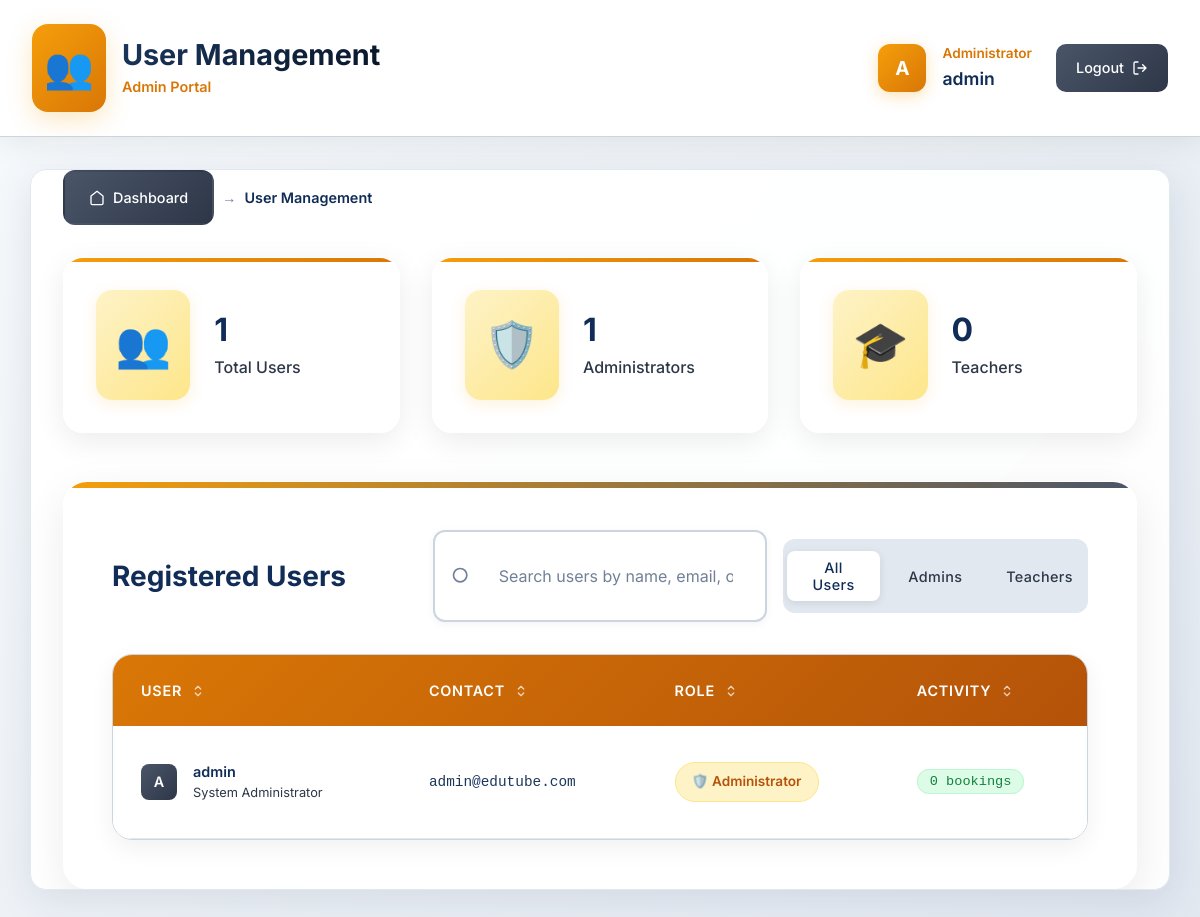
The app's page /admin/users (signed in) with its own data.
### application/models.py (models this page shows)
class User(UserMixin, db.Model):
    __tablename__ = 'user'
    id = db.Column(db.Integer, primary_key=True)
    first_name = db.Column(db.String(80), nullable=False)
    last_name = db.Column(db.String(80), nullable=False)
    email = db.Column(db.String(120), unique=True, nullable=False)
    username = db.Column(db.String(80), unique=True, nullable=False)
    password = db.Column(db.String(200), nullable=False)
    role = db.Column(db.String(10), nullable=False)

### app.py (the view)
@app.route('/admin/users')
@login_required
def admin_users():
    if current_user.role != 'admin':
        flash('Permission denied!')
        return redirect(url_for('teacher_dashboard'))
    users = User.query.all()
    return render_template('admin_users.html', users=users, current_user=current_user, current_date=date.today())

### app.py (called while the page is built)
@app.after_request
def after_request(response):
    response.headers['X-Content-Type-Options'] = 'nosniff'
    response.headers['X-Frame-Options'] = 'DENY'
    response.headers['X-XSS-Protection'] = '1; mode=block'
    if app.config.get('FORCE_HTTPS'):
        response.headers['Strict-Transport-Security'] = 'max-age=31536000; includeSubDomains'
    return response

@login_manager.user_loader
def load_user(user_id):
    with db.session() as session:
        return session.get(User, int(user_id))

### templates/admin_users.html (shortened to what this page needs)
<!DOCTYPE html>
<html lang="en">
<head>
    <link rel="stylesheet" type="text/css" href="{{ url_for('static', filename='styles.css') }}">
    <link rel="stylesheet" href="{{ url_for('static', filename='admin_dashboard.css') }}">
</head>
<body>
    <div class="dashboard-wrapper">
        <header class="dashboard-header">
            <div class="header-content">
                <div class="brand-section">
                    <div class="logo">👥</div>
                    <div class="brand-text">
                        <h1>User Management</h1>
                        <span class="brand-subtitle">Admin Portal</span>
                    </div>
                </div>
                <div class="user-section">
                    <div class="user-info">
                        <div class="user-avatar admin">{{ current_user.username[0].upper() }}</div>
                        <div class="user-details">
                            <span class="welcome-text">Administrator</span>
                            <span class="username">{{ current_user.username }}</span>
                        </div>
                    </div>
                    <a href="{{ url_for('logout') }}" class="logout-btn">
                        <span>Logout</span>
                        <svg width="16" height="16" viewBox="0 0 24 24" fill="none">
                            <path d="M9 21H5a2 2 0 01-2-2V5a2 2 0 012-2h4M16 17l5-5-5-5M21 12H9" stroke="currentColor" stroke-width="2" stroke-linecap="round" stroke-linejoin="round"/>
                        </svg>
                    </a>
                </div>
            </div>
        </header>
        <main class="dashboard-main">
            <div class="container">
                <div class="breadcrumb">
                    <a href="{{ url_for('admin_dashboard') }}" class="breadcrumb-link">
                        <svg width="16" height="16" viewBox="0 0 24 24" fill="none">
                            <path d="M3 9l9-7 9 7v11a2 2 0 01-2 2H5a2 2 0 01-2-2z" stroke="currentColor" stroke-width="2" stroke-linecap="round" stroke-linejoin="round"/>
                        </svg>
                        Dashboard
                    </a>
                    <span class="breadcrumb-separator">→</span>
                    <span class="breadcrumb-current">User Management</span>
                </div>
                <div class="stats-section">
                    <div class="stat-card">
                        <div class="stat-icon">👥</div>
                        <div class="stat-content">
                            <h3>{{ users|length }}</h3>
                            <p>Total Users</p>
                        </div>
                    </div>
                    <div class="stat-card">
                        <div class="stat-icon">🛡️</div>
                        <div class="stat-content">
                            <h3>{{ users|selectattr('role', 'equalto', 'admin')|list|length }}</h3>
                            <p>Administrators</p>
                        </div>
                    </div>
                    <div class="stat-card">
                        <div class="stat-icon">🎓</div>
                        <div class="stat-content">
                            <h3>{{ users|selectattr('role', 'equalto', 'teacher')|list|length }}</h3>
                            <p>Teachers</p>
                        </div>
                    </div>
                </div>
                <div class="bookings-section">
                    <div class="section-header">
                        <h2>Registered Users</h2>
                        <div class="header-controls">
                            <div class="search-container">
                                <div class="search-box">
                                    <svg class="search-icon" width="20" height="20" viewBox="0 0 24 24" fill="none">
                                        <circle cx="11" cy="11" r="8" stroke="currentColor" stroke-width="2"/>
                                        <path d="21 21l-4.35-4.35" stroke="currentColor" stroke-width="2"/>
                                    </svg>
                                    <input type="text" id="userSearch" placeholder="Search users by name, email, or username..." class="search-input">
                                </div>
                            </div>
                            <div class="section-actions">
                                <button class="filter-btn active" data-filter="all">All Users</button>
                                <button class="filter-btn" data-filter="admin">Admins</button>
                                <button class="filter-btn" data-filter="teacher">Teachers</button>
                            </div>
                        </div>
                    </div>
                    {% if users %}
                    <div class="table-container">
                        <div class="table-responsive">
                            <table class="booking-table sortable">
                                <thead>
                                    <tr>
                                        <th>
                                            <div class="th-content">
                                                <span>User</span>
                                                <svg class="sort-icon" width="16" height="16" viewBox="0 0 24 24" fill="none">
                                                    <path d="M8 9l4-4 4 4M16 15l-4 4-4-4" stroke="currentColor" stroke-width="2" stroke-linecap="round" stroke-linejoin="round"/>
                                                </svg>
                                            </div>
                                        </th>
                                        <th>
                                            <div class="th-content">
                                                <span>Contact</span>
                                                <svg class="sort-icon" width="16" height="16" viewBox="0 0 24 24" fill="none">
                                                    <path d="M8 9l4-4 4 4M16 15l-4 4-4-4" stroke="currentColor" stroke-width="2" stroke-linecap="round" stroke-linejoin="round"/>
                                                </svg>
                                            </div>
                                        </th>
                                        <th>
                                            <div class="th-content">
                                                <span>Role</span>
                                                <svg class="sort-icon" width="16" height="16" viewBox="0 0 24 24" fill="none">
                                                    <path d="M8 9l4-4 4 4M16 15l-4 4-4-4" stroke="currentColor" stroke-width="2" stroke-linecap="round" stroke-linejoin="round"/>
                                                </svg>
                                            </div>
                                        </th>
                                        <th>
                                            <div class="th-content">
                                                <span>Activity</span>
                                                <svg class="sort-icon" width="16" height="16" viewBox="0 0 24 24" fill="none">
                                                    <path d="M8 9l4-4 4 4M16 15l-4 4-4-4" stroke="currentColor" stroke-width="2" stroke-linecap="round" stroke-linejoin="round"/>
                                                </svg>
                                            </div>
                                        </th>
                                    </tr>
                                </thead>
                                <tbody>
                                    {% for user in users %}
                                    <tr class="booking-row user-row" data-role="{{ user.role }}">
                                        <td>
                                            <div class="user-cell">
                                                <div class="user-avatar-small {% if user.role == 'admin' %}admin{% endif %}">{{ user.username[0].upper() }}</div>
                                                <div class="user-info-small">
                                                    <span class="username-small">{{ user.username }}</span>
                                                    <span class="fullname-small">{{ user.first_name }} {{ user.last_name }}</span>
                                                </div>
                                            </div>
                                        </td>
                                        <td>
                                            <div class="contact-cell">
                                                <span class="email">{{ user.email or 'Not provided' }}</span>
                                            </div>
                                        </td>
                                        <td>
                                            <div class="role-cell">
                                                {% if user.role == 'admin' %}
                                                    <span class="role-badge admin">🛡️ Administrator</span>
                                                {% else %}
                                                    <span class="role-badge teacher">🎓 Teacher</span>
                                                {% endif %}
                                            </div>
                                        </td>
                                        <td>
                                            <div class="activity-cell">
                                                {% set user_bookings = user.bookings|list|length %}
                                                <span class="booking-count">{{ user_bookings }} booking{{ 's' if user_bookings != 1 else '' }}</span>
                                            </div>
                                        </td>
                                    </tr>
                                    {% endfor %}
                                </tbody>
                            </table>
                        </div>
                    </div>
                    {% else %}
                    <div class="empty-state">
                        <div class="empty-icon">👥</div>
                        <h3>No users found</h3>
                        <p>There are currently no registered users in the system.</p>
                    </div>
                    {% endif %}
                </div>
            </div>
        </main>
    </div>
</body>
</html>

### static/styles.css (style rules this page uses)
* { margin: 0; padding: 0; box-sizing: border-box; }
:root { --primary-50: #f7fafc; --primary-100: #e2e8f0; --primary-200: #cbd5e0; --primary-300: #a0aec0; --primary-400: #718096; --primary-500: #4a5568; --primary-600: #2d3748; --primary-700: #1a365d; --primary-800: #102c57; --primary-900: #0a1628; --accent-50: #fef2f2; --accent-100: #fee2e2; --accent-200: #fecaca; --accent-300: #fca5a5; --accent-400: #f87171; --accent-500: #ef4444; --accent-600: #dc2626; --accent-700: #b91c1c; --accent-800: #991b1b; --accent-900: #7f1d1d; --success-50: #f0fdf4; --success-100: #dcfce7; --success-200: #bbf7d0; --success-300: #86efac; --success-400: #4ade80; --success-500: #22c55e; --success-600: #16a34a; --success-700: #15803d; --success-800: #166534; --success-900: #14532d; --warning-50: #fffbeb; --warning-100: #fef3c7; --warning-200: #fde68a; --warning-300: #fcd34d; --warning-400: #fbbf24; --warning-500: #f59e0b; --warning-600: #d97706; --warning-700: #b45309; --warning-800: #92400e; --warning-900: #78350f; }
body { font-family: 'Inter', 'Segoe UI', Tahoma, Geneva, Verdana, sans-serif; background: linear-gradient(135deg, var(--primary-50) 0%, var(--primary-100) 100%); min-height: 100vh; color: var(--primary-700); line-height: 1.6; padding: 0; margin: 0; }
.container { background: rgba(255, 255, 255, 0.95); backdrop-filter: blur(10px); padding: 2rem; border-radius: 16px; box-shadow: 0 10px 40px rgba(16, 44, 87, 0.1); width: 95vw; max-width: 1200px; margin: 2rem auto; border: 1px solid var(--primary-100); animation: fadeInUp 0.6s ease-out; position: relative; overflow: hidden; }
.container::before { content: ''; position: absolute; top: 0; left: 0; right: 0; height: 4px; border-radius: 16px 16px 0 0; }
input, button, textarea, select { padding: 0.875rem 1rem; margin: 0.5rem 0; border: 2px solid var(--primary-200); border-radius: 12px; font-size: 0.95rem; width: 100%; transition: all 0.3s ease; font-family: inherit; background: var(--primary-50); }
button { background: linear-gradient(135deg, var(--primary-600), var(--primary-700)); color: white; border: none; cursor: pointer; font-weight: 600; letter-spacing: 0.025em; transition: all 0.3s ease; position: relative; overflow: hidden; }
button::before { content: ''; position: absolute; top: 0; left: -100%; width: 100%; height: 100%; background: linear-gradient(90deg, transparent, rgba(255,255,255,0.2), transparent); transition: left 0.5s; }
a { display: inline-block; padding: 0.875rem 1.5rem; background: linear-gradient(135deg, var(--primary-500), var(--primary-600)); color: white; text-decoration: none; border-radius: 12px; text-align: center; transition: all 0.3s ease; font-weight: 500; border: 2px solid transparent; }
h1, h2, h3, h4, h5, h6 { color: var(--primary-800); font-weight: 700; margin-bottom: 1rem; line-height: 1.3; }
h1 { font-size: 2.25rem; background: linear-gradient(135deg, var(--primary-700), var(--primary-900)); -webkit-background-clip: text; -webkit-text-fill-color: transparent; background-clip: text; }
p { color: var(--primary-600); margin-bottom: 1rem; }

### records on screen
User: username "A", username "admin", first_name "System", last_name "Administrator", email "admin@edutube.com", role "🛡️ Administrator", user_bookings "0", value "s"

### other values on screen
{{ users|length }} "1"
{{ users|selectattr('role', 'equalto', 'admin')|list|length }} "1"
{{ users|selectattr('role', 'equalto', 'teacher')|list|length }} "0"
